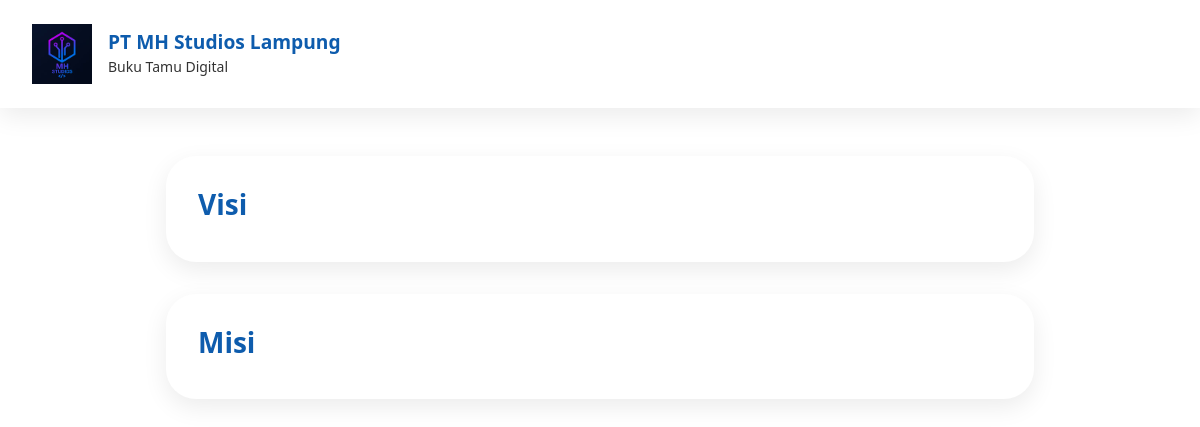
Page /visimisi.php on the committed database.
### tables this page shows
CREATE TABLE `tb_profile` (
  `id_profile` int NOT NULL,
  `nama_perusahaan` varchar(150) NOT NULL,
  `alamat` text,
  `telepon` varchar(30) DEFAULT NULL,
  `email` varchar(100) DEFAULT NULL,
  `website` varchar(150) DEFAULT NULL,
  `foto` varchar(255) NOT NULL DEFAULT 'default-logo.png',
  `foto2` varchar(255) NOT NULL DEFAULT 'default-image.png',
  `info_umum` text
);

### visimisi.php (the view, shortened to what this page needs)
<?php
$profile = [
    'nama_perusahaan' => 'Diskominfo',
    'foto' => 'default-logo.png',
    'deskripsi_singkat' => 'Buku Tamu Digital',
    'visi' => '',
    'misi' => ''
];
if (isset($koneksi) && $koneksi instanceof mysqli) {
    $result = $koneksi->query("SELECT * FROM tb_profile LIMIT 1");
    if ($result && $result->num_rows > 0) {
        $profile = array_merge($profile, $result->fetch_assoc());
    }
}
?>
<!DOCTYPE html>
<html lang="id">
<head>
  <link href="https://cdn.jsdelivr.net/npm/bootstrap@5.3.2/dist/css/bootstrap.min.css" rel="stylesheet">
  <link href="https://cdn.jsdelivr.net/npm/bootstrap-icons@1.10.5/font/bootstrap-icons.css" rel="stylesheet">
</head>
<body>
  <div class="header">
    <img src="admin/images/<?= htmlspecialchars($profile['foto'] ?? 'default-logo.png') ?>" alt="Logo">
    <div>
      <h4><?= htmlspecialchars($profile['nama_perusahaan'] ?? 'Diskominfo') ?></h4>
      <small><?= htmlspecialchars($profile['deskripsi_singkat'] ?? 'Buku Tamu Digital') ?></small>
    </div>
  </div>
  <div class="main-container">
    <div class="card-box">
      <h3>Visi</h3>
    </div>
    <div class="card-box">
      <h3>Misi</h3>
    </div>
  </div>
</body>
</html>

### visimisi.php (style rules this page uses)
:root { --primary-color: #0E5CAD; --light-bg: #ffffff; --card-shadow: 0 8px 24px rgba(0, 0, 0, 0.08); --rounded-large: 30px; }
body { background-color: var(--light-bg); font-family: 'Segoe UI', sans-serif; margin: 0; padding: 0; color: #333; }
.header { background-color: var(--light-bg); padding: 1.5rem 2rem; display: flex; align-items: center; box-shadow: var(--card-shadow); gap: 1rem; flex-wrap: wrap; }
.header img { height: 60px; width: 60px; object-fit: contain; }
.header h4 { margin: 0; font-weight: bold; font-size: 1.2rem; color: var(--primary-color); }
.main-container { max-width: 900px; margin: 3rem auto; padding: 0 1rem; }
.card-box { background-color: #ffffff; border-radius: var(--rounded-large); padding: 2rem; margin-bottom: 2rem; box-shadow: var(--card-shadow); }
.card-box h3 { color: var(--primary-color); font-weight: bold; }

### rows in the picture
tb_profile: foto (picture), nama_perusahaan "PT MH Studios Lampung"

### other values in the picture
$profile['deskripsi_singkat'] "Buku Tamu Digital"
